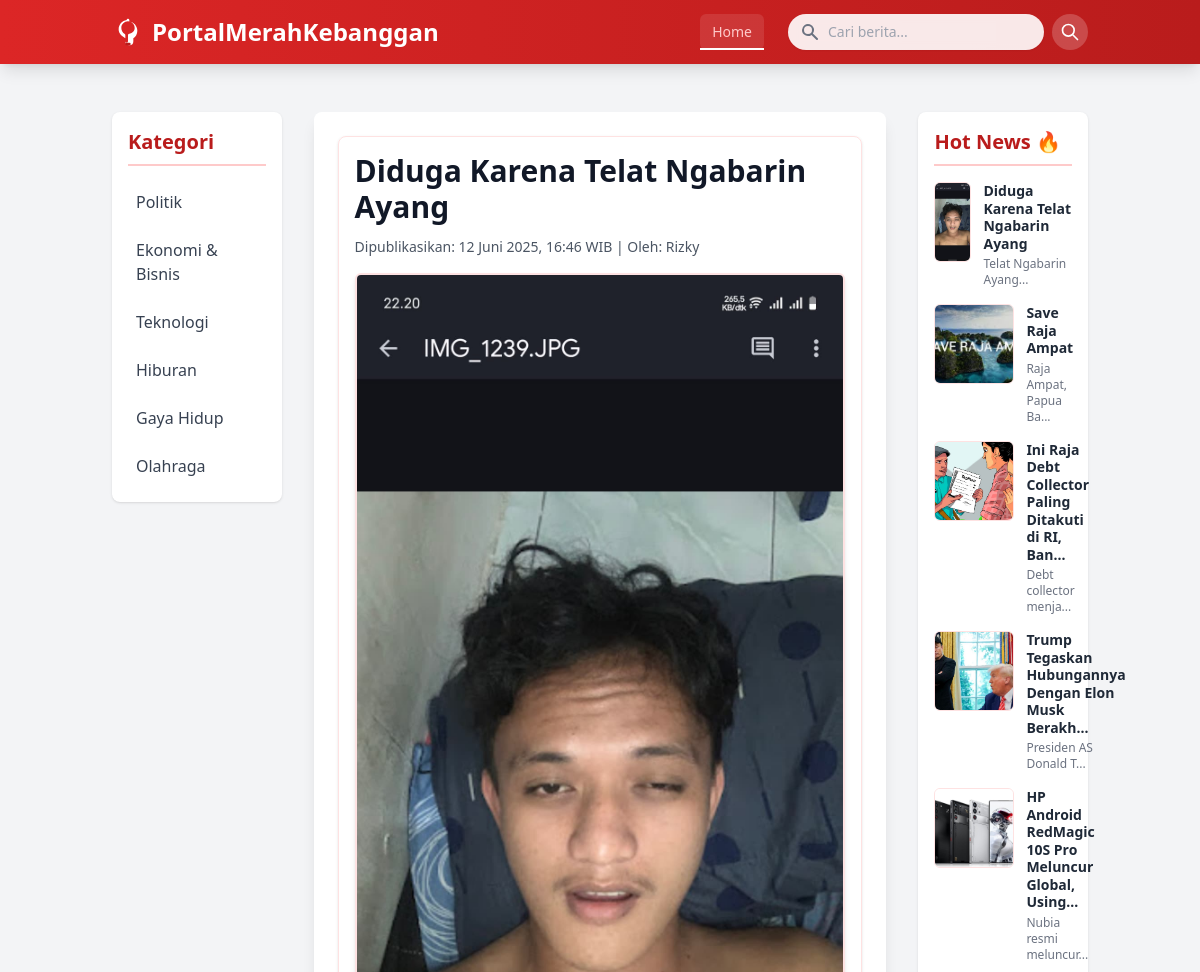
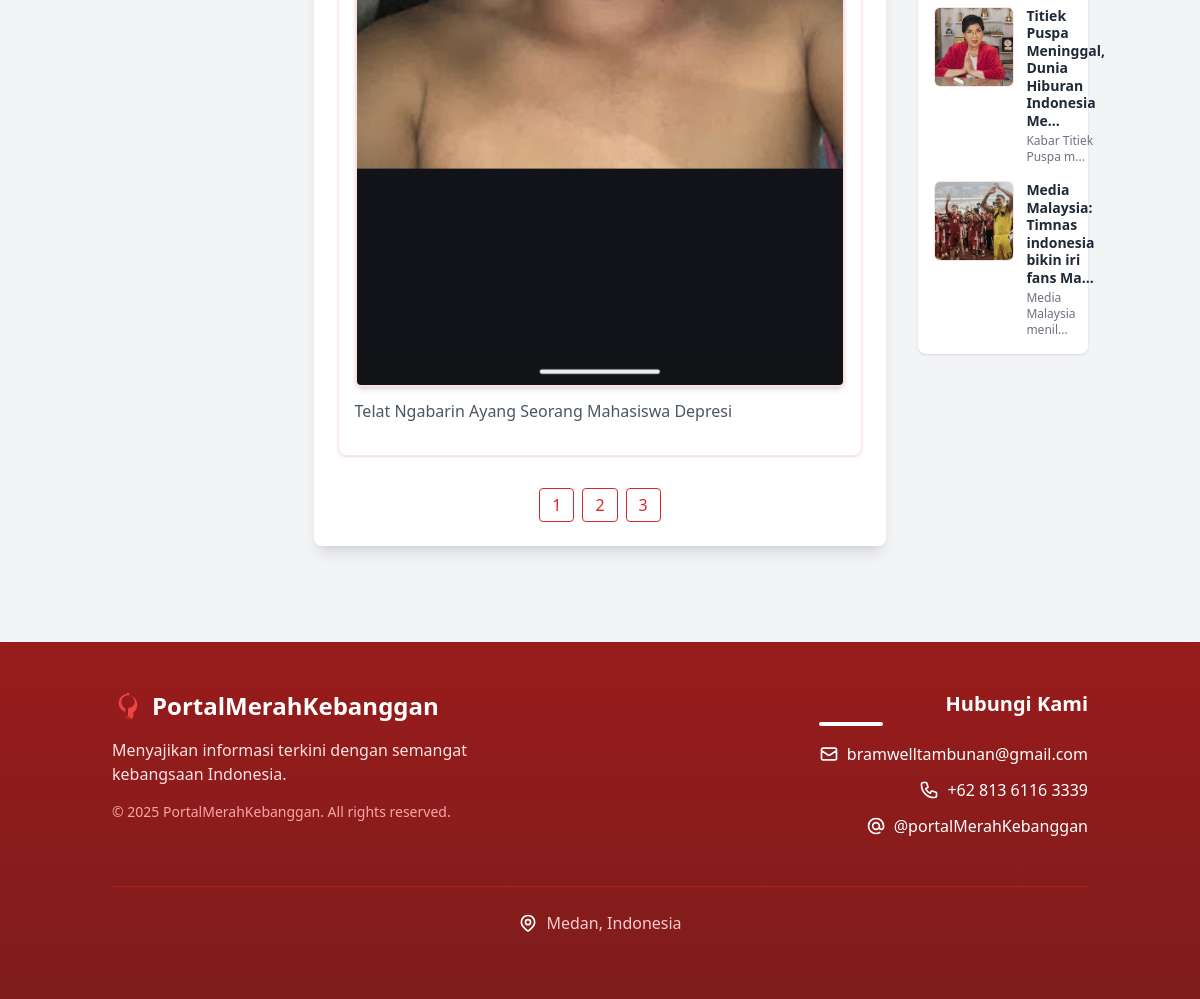
/?page=home&halaman=3, run on the app's committed database (2 pictures, top to bottom).
### tables this page shows
CREATE TABLE `berita` (
  `id` int(11) NOT NULL,
  `judul` varchar(100) NOT NULL,
  `description` text NOT NULL,
  `kategori` varchar(100) NOT NULL,
  `image` varchar(200) NOT NULL,
  `slug` text DEFAULT NULL,
  `author` varchar(250) DEFAULT NULL,
  `created_at` datetime NOT NULL DEFAULT current_timestamp(),
  `updated_at` datetime DEFAULT NULL
);

### controllers/BeritaControllers.php (called while the page is built, shortened)
<?php
if (!class_exists('BeritaControllers')) {
    class BeritaControllers {
        private $connect;
        public function __construct($dbConnection) {
            $this->connect = $dbConnection;
        }
        public function getBerita() {
            $stmt = $this->connect->prepare("SELECT id, judul, description, slug, author, image, kategori, created_at FROM berita ORDER BY created_at DESC");
            $stmt->execute();
            $result = $stmt->get_result();
            $berita = [];
            while ($row = $result->fetch_assoc()) {
                $berita[] = $row;
            }
            return $berita;
        }
        public function getBeritaOld($limit, $offset) {
            $stmt = $this->connect->prepare("SELECT id, judul, description, slug, author, image, kategori, created_at FROM berita ORDER BY created_at ASC LIMIT ? OFFSET ?");
            $stmt->bind_param("ii", $limit, $offset);
            $stmt->execute();
            $result = $stmt->get_result();
            $berita = [];
            while ($row = $result->fetch_assoc()) {
                $berita[] = $row;
            }
            return $berita;
        }
        public function countBerita() {
            $stmt = $this->connect->prepare("SELECT COUNT(*) AS total FROM berita");
            $stmt->execute();
            $result = $stmt->get_result();
            $row = $result->fetch_assoc();
            return isset($row['total']) ? (int)$row['total'] : 0;
        }
    }
}
?>

### bagian/template/hotnews.php (the view, shortened to what this page needs)
<?php
require_once __DIR__ . '/../../config/db.php';
include_once __DIR__ . '/../../controllers/BeritaControllers.php';
$beritaController = new BeritaControllers($connect);
$perPage = 7;
$page = isset($_GET['page']) ? (int)$_GET['page'] : 1;
$page = max($page, 1);
$hotNews = $beritaController->getBerita();
$offset = ($page - 1) * $perPage;
$hotNews = array_slice($hotNews, $offset, $perPage);
function truncateText($text, $maxLength) {
    if (strlen($text) <= $maxLength) {
        return $text;
    }
    return substr($text, 0, $maxLength) . '...';
}
?>
<aside class="lg:col-span-1 animate-fadeIn" style="animation-delay: 0.4s;">
    <div class="bg-white p-4 rounded-lg shadow">
        <h2 class="text-xl font-semibold text-red-700 mb-4 border-b-2 border-red-200 pb-2">Hot News 🔥</h2>
        <div id="hot-news-list" class="space-y-4">
            <?php foreach ($hotNews as $item): ?>
            <div class="hot-news-item flex items-start space-x-3 group">
                <img src="./upload/<?= htmlspecialchars($item['image']) ?>" alt="Thumbnail"
                    class="w-20 h-20 object-cover rounded-md border border-red-100 group-hover:opacity-80">
                <div>
                    <a href="index.php?page=respon&slug=<?= urlencode($item['slug']) ?>"
                        class="hot-news-title text-sm font-semibold text-gray-800 hover:text-red-600 leading-tight block">
                        <?= htmlspecialchars(truncateText($item['judul'], 50)) ?>
                    </a>
                    <p class="text-xs text-gray-500 mt-1">
                        <?= htmlspecialchars(truncateText($item['description'], 20)) ?>
                    </p>
                </div>
            </div>
            <?php endforeach; ?>
        </div>
    </div>
</aside>

### pilihan/home.php (shortened to what this page needs)
<?php
require_once __DIR__ . '/../config/db.php';
include_once __DIR__ . '/../controllers/BeritaControllers.php';
$beritaController = new BeritaControllers($connect);
$totalHotNews = $beritaController->countBerita();
$totalPages = ceil($totalHotNews / 4);
$halaman = isset($_GET['halaman']) && is_numeric($_GET['halaman']) ? (int)$_GET['halaman'] : 1;
$halaman = max($halaman, 1);
$offset = ($halaman - 1) * 4;
$beritaaaa = $beritaController->getBeritaOld(4, $offset);
function formatTimeTag($datetime) {
            $bulanIndo = [
                1 => 'Januari', 'Februari', 'Maret', 'April', 'Mei', 'Juni',
                'Juli', 'Agustus', 'September', 'Oktober', 'November', 'Desember'
            ];
            $timestamp = strtotime($datetime);
            $hari = date('j', $timestamp);
            $bulan = $bulanIndo[(int)date('n', $timestamp)];
            $tahun = date('Y', $timestamp);
            $jamMenit = date('H:i', $timestamp);
            $isoDatetime = date('Y-m-d\TH:i:s', $timestamp);
            $displayText = "{$hari} {$bulan} {$tahun}, {$jamMenit} WIB";
            return "<span>Dipublikasikan: <time datetime=\"{$isoDatetime}\">{$displayText}</time></span>";
        }
if (isset($_GET['query']) && !empty($_GET['query'])) {
    $query = $_GET['query'];
    $beritaaaa = $beritaController->searchBeritaBySlug($query, 4, $offset);
    $totalHotNews = $beritaController->countBeritaBySlug($query);
    $totalPages = ceil($totalHotNews / 4);
} else {
    $beritaaaa = $beritaController->getBeritaOld(4, $offset);
}
if (isset($_GET['kategori']) && !empty($_GET['kategori'])) {
    $kategori = $_GET['kategori'];
    $beritaaaa = $beritaController->getBeritaByKategori($kategori, 4, $offset);
    $totalHotNews = $beritaController->countBeritaByKategori($kategori);
    $totalPages = ceil($totalHotNews / 4);
} elseif (isset($_GET['query']) && !empty($_GET['query'])) {
    $query = $_GET['query'];
    $beritaaaa = $beritaController->searchBeritaBySlug($query, 4, $offset);
    $totalHotNews = $beritaController->countBeritaBySlug($query);
    $totalPages = ceil($totalHotNews / 4);
} else {
    $beritaaaa = $beritaController->getBeritaOld(4, $offset);
    $totalHotNews = $beritaController->countBerita();
    $totalPages = ceil($totalHotNews / 4);
}
?>
<!DOCTYPE html>
<html lang="id">
<head>
    <script src="https://cdn.tailwindcss.com"></script>
</head>
<body class="bg-gray-100 font-sans">
    <div class="container mx-auto px-4 sm:px-6 py-8">
        <div class="grid grid-cols-1 lg:grid-cols-5 gap-8">
            <?php include __DIR__ . '/../bagian/template/kategori.php'; ?>
            <main class="lg:col-span-3 bg-white p-6 rounded-lg shadow-lg animate-fadeIn space-y-8">
                <?php foreach ($beritaaaa as $item): ?>
                <article id="main-article-container"
                    class="border border-red-100 rounded-lg p-4 shadow hover:shadow-lg transition duration-300">
                    <h1 id="main-article-title" class="text-2xl md:text-3xl font-bold text-gray-900 mb-3">
                        <?= htmlspecialchars($item['judul']) ?>
                    </h1>
                    <div id="main-article-meta" class="text-sm text-gray-600 mb-4">
                        <?= formatTimeTag($item['created_at']) ?> |
                        <span>Oleh: <?= htmlspecialchars($item['author']) ?></span>
                    </div>
                    <figure id="main-article-figure" class="mb-4">
                        <img src="./upload/<?= htmlspecialchars($item['image']) ?>" alt="Detail"
                            class="w-full h-auto rounded-md shadow-md border-2 border-red-100 mb-3">
                        <?php
                            $deskripsiFull = strip_tags($item['description']);
                            $deskripsiPreview = $deskripsiFull;
                            ?>
                        <figcaption class="text-justify text-sm md:text-base text-gray-600 leading-relaxed mb-2">
                            <span class="deskripsi-preview">
                                <?= nl2br(htmlspecialchars($deskripsiPreview)) ?>
                            </span>
                        </figcaption>
                    </figure>
                </article>
                <?php endforeach; ?>
                <div class="flex justify-center mt-8 space-x-2">
                    <?php for ($i = 1; $i <= $totalPages; $i++): ?>
                    <a href="?page=home&halaman=<?= $i ?>"
                        class="px-3 py-1 border <?= $i == $page ? 'bg-red-600 text-white' : 'bg-white text-red-600 border-red-600' ?> rounded hover:bg-red-700 hover:text-white transition">
                        <?= $i ?>
                    </a>
                    <?php endfor; ?>
                </div>
            </main>
            <?php include __DIR__ . '/../bagian/template/hotnews.php'; ?>
        </div>
    </div>
    <?php include __DIR__ . '/../bagian/template/footer.php'; ?>
</body>
</html>

### pilihan/home.php (style rules this page uses)
.animate-fadeIn { animation: fadeIn 0.5s ease-out forwards; }

### data on the page
berita: judul "Diduga Karena Telat Ngabarin Ayang", created_at "12 Juni 2025, 16:46 WIB", author "Rizky", image (picture), description "Telat Ngabarin Ayang Seorang Mahasiswa Depresi", description "Telat Ngabarin Ayang..."
berita: image (picture), judul "Save Raja Ampat", description "Raja Ampat, Papua Ba..."
berita: image (picture), judul "Ini Raja Debt Collector Paling Ditakuti di RI, Ban...", description "Debt collector menja..."
berita: image (picture), judul "Trump Tegaskan Hubungannya Dengan Elon Musk Berakh...", description "Presiden AS Donald T..."
berita: image (picture), judul "HP Android RedMagic 10S Pro Meluncur Global, Using...", description "Nubia resmi meluncur..."
berita: image (picture), judul "Titiek Puspa Meninggal, Dunia Hiburan Indonesia Me...", description "Kabar Titiek Puspa m..."
berita: image (picture), judul "Media Malaysia: Timnas indonesia bikin iri fans Ma...", description "Media Malaysia menil..."
